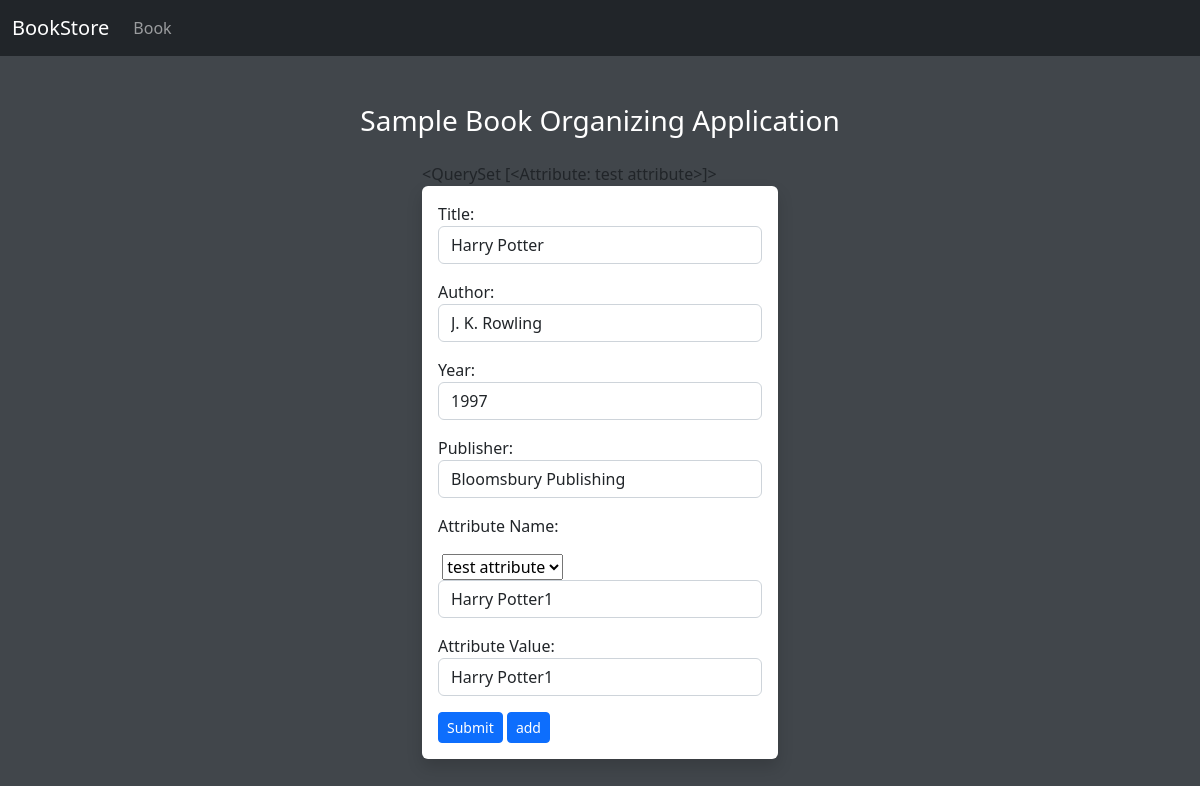
Page /edit-book/1/ on the earlier database version.
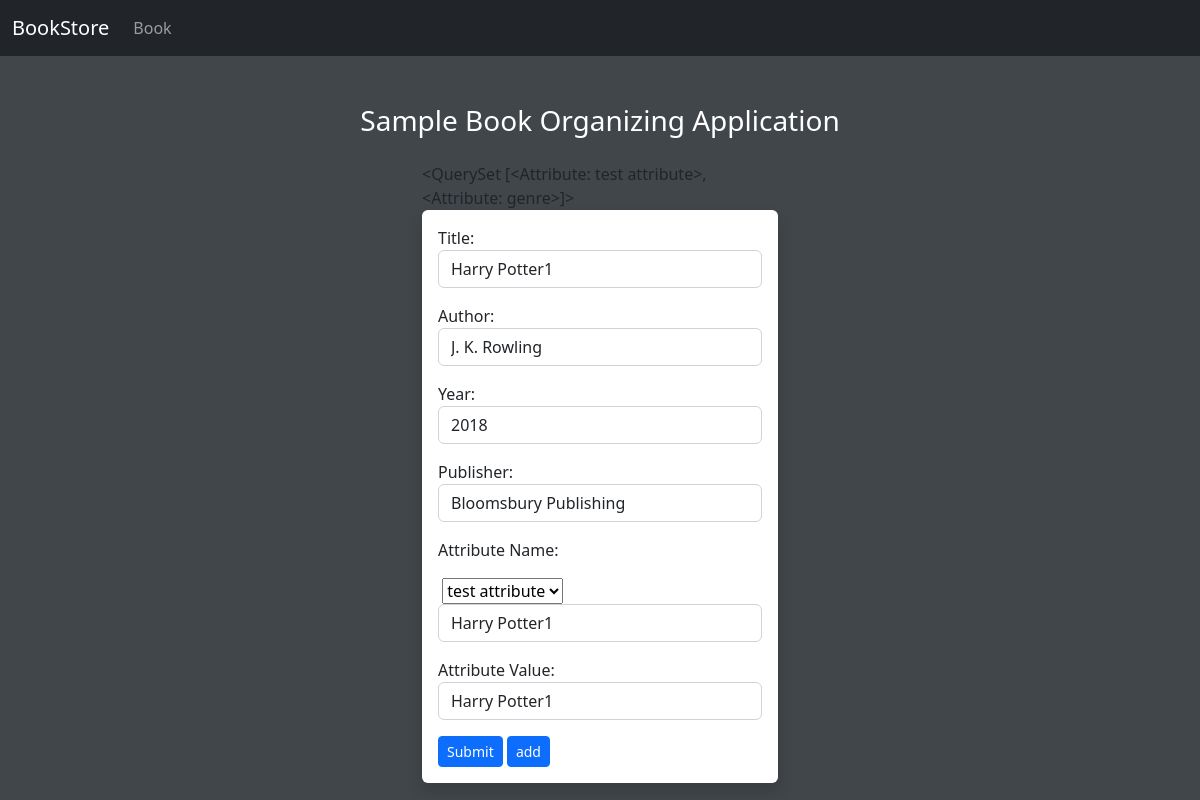
Same page on the later database version.
### core/models.py (models this page shows, shortened)
class Attribute(models.Model):
    attribute = models.CharField(max_length=100, unique=True)
    def __str__(self):
        return self.attribute

class Book(models.Model):
    title  = models.CharField(max_length=100)
    author = models.CharField(max_length=150)
    year  = models.IntegerField()
    publisher = models.CharField(max_length=150, blank=True)
    created_at = models.DateTimeField(auto_now_add=True)
    updated_at = models.DateTimeField(auto_now=True)
    class Meta:
        unique_together = (('title', 'author'),)

### core/views.py (the view, shortened to what this page needs)
# urls.py: path('edit-book/<int:id>/', Edit_Book.as_view(), name='edit-book'),
class Edit_Book(View):
    def get(self, request, id):
        bookdt = Book.objects.get(id=id)
        fm = AddBookForm(instance=bookdt)
        all_attributes = Attribute.objects.all()
        all_attributeValues = AttributeValue.objects.all()
        selected_attributes = bookdt.book_attrs.all()
        return render(request, 'core/edit-book.html', {
            'form' : fm,
            'all_attributes': all_attributes,
            'all_attributeValues': all_attributeValues,
            'selected_attributes': selected_attributes
        })

### core/forms.py
class AddBookForm(forms.ModelForm):
    class Meta:
        model = Book
        fields = ("title", "author", "year", "publisher")
        years = [(year, year) for year in range(1700, 2100)]
        widgets = {
            'title':forms.TextInput(attrs={'class':'form-control', 'required': True}),
            'author':forms.TextInput(attrs={'class':'form-control', 'required': True}),
            'year':forms.Select(attrs={'class':'form-control', 'required': True}, choices=years),
            'publisher':forms.TextInput(attrs={'class':'form-control', 'required': False})
        }

### core/templates/core/edit-book.html (shortened to what this page needs)
{% extends 'core/base.html' %}
{% block main_content %}
<section class="container">
    <div class="row justify-content-around text-center text-white mt-5">
        <div class="col-sm-8">
            <h3>Sample Book Organizing Application</h3>
        </div>
    </div>
    <div class="row justify-content-around mt-3">
        <div class="col-sm-4">
            {{all_attributes}}
                <form action="" method="POST" class="bg-white p-3 rounded shadow">
                {{form.as_p}}
                <div id="attrs" >
                    <div class="">
                        <p>
                            <label for="id_title">Attribute Name:</label>
                            <div class="form-group">
                                <select class="custom-select" name="" id="">
                                    {% for i in all_attributes %}
                                        <option value="{{i}}" >{{i}}</option>
                                    {% endfor %}
                                </select>
                            </div>
                            <input type="text" name="aan_1" value="Harry Potter1" class="form-control" required="" maxlength="100" id="id_title">
                        </p>
                        <p>
                            <label for="id_title">Attribute Value:</label>
                            <input type="text" name="aav_1" value="Harry Potter1" class="form-control" required="" maxlength="100" id="id_title">
                        </p>
                    </div>
                </div>
                <input type="submit" value="Submit"  class="btn btn-primary btn-sm">
                <input type="button" value="add" onclick="add_section()" class="btn btn-primary btn-sm">
            </form>
        </div>
    </div>
</section>
{% endblock main_content %}

Differences in the rows shown:
computed for Attribute: attribute.attribute "<QuerySet [<Attribute: test attribute>]>" → "<QuerySet [<Attribute: test attribute>, <Attribute: genre>]>"
changed Book "J. K. Rowling": title "Harry Potter" → "Harry Potter1"; year "1997" → "2018"
